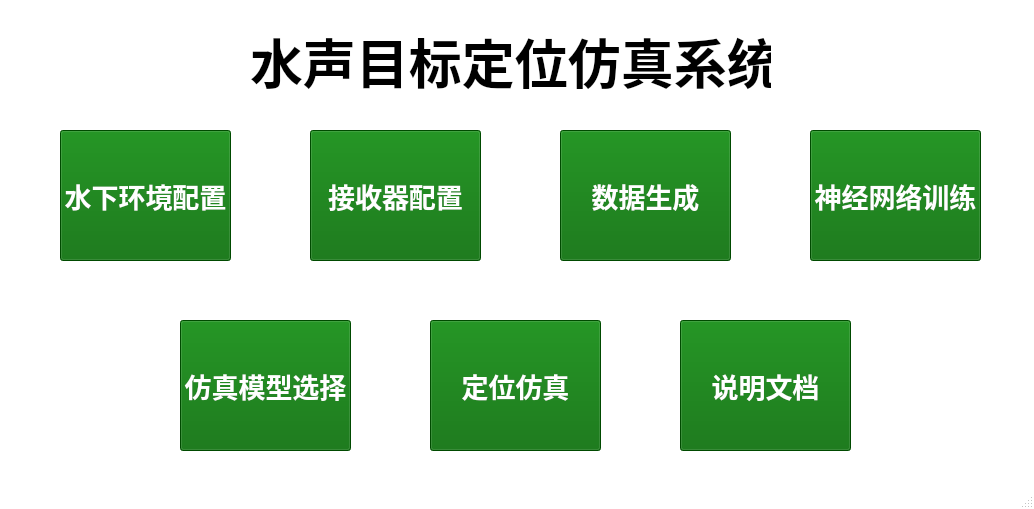
<?xml version="1.0" encoding="UTF-8"?>
<ui version="4.0">
 <class>simulation</class>
 <widget class="QMainWindow" name="simulation">
  <property name="geometry">
   <rect>
    <x>0</x>
    <y>0</y>
    <width>1034</width>
    <height>509</height>
   </rect>
  </property>
  <property name="palette">
   <palette>
    <active>
     <colorrole role="Base">
      <brush brushstyle="SolidPattern">
       <color alpha="255">
        <red>255</red>
        <green>255</green>
        <blue>255</blue>
       </color>
      </brush>
     </colorrole>
     <colorrole role="Window">
      <brush brushstyle="SolidPattern">
       <color alpha="255">
        <red>255</red>
        <green>255</green>
        <blue>255</blue>
       </color>
      </brush>
     </colorrole>
    </active>
    <inactive>
     <colorrole role="Base">
      <brush brushstyle="SolidPattern">
       <color alpha="255">
        <red>255</red>
        <green>255</green>
        <blue>255</blue>
       </color>
      </brush>
     </colorrole>
     <colorrole role="Window">
      <brush brushstyle="SolidPattern">
       <color alpha="255">
        <red>255</red>
        <green>255</green>
        <blue>255</blue>
       </color>
      </brush>
     </colorrole>
    </inactive>
    <disabled>
     <colorrole role="Base">
      <brush brushstyle="SolidPattern">
       <color alpha="255">
        <red>255</red>
        <green>255</green>
        <blue>255</blue>
       </color>
      </brush>
     </colorrole>
     <colorrole role="Window">
      <brush brushstyle="SolidPattern">
       <color alpha="255">
        <red>255</red>
        <green>255</green>
        <blue>255</blue>
       </color>
      </brush>
     </colorrole>
    </disabled>
   </palette>
  </property>
  <property name="windowTitle">
   <string>水声目标定位仿真系统</string>
  </property>
  <widget class="QWidget" name="centralwidget">
   <widget class="QPushButton" name="ImportConfigurationButton">
    <property name="geometry">
     <rect>
      <x>560</x>
      <y>130</y>
      <width>171</width>
      <height>131</height>
     </rect>
    </property>
    <property name="sizePolicy">
     <sizepolicy hsizetype="Fixed" vsizetype="Fixed">
      <horstretch>0</horstretch>
      <verstretch>0</verstretch>
     </sizepolicy>
    </property>
    <property name="palette">
     <palette>
      <active>
       <colorrole role="Button">
        <brush brushstyle="SolidPattern">
         <color alpha="255">
          <red>0</red>
          <green>104</green>
          <blue>0</blue>
         </color>
        </brush>
       </colorrole>
       <colorrole role="ButtonText">
        <brush brushstyle="SolidPattern">
         <color alpha="255">
          <red>255</red>
          <green>255</green>
          <blue>255</blue>
         </color>
        </brush>
       </colorrole>
       <colorrole role="Base">
        <brush brushstyle="SolidPattern">
         <color alpha="255">
          <red>0</red>
          <green>104</green>
          <blue>0</blue>
         </color>
        </brush>
       </colorrole>
       <colorrole role="Window">
        <brush brushstyle="SolidPattern">
         <color alpha="255">
          <red>0</red>
          <green>104</green>
          <blue>0</blue>
         </color>
        </brush>
       </colorrole>
      </active>
      <inactive>
       <colorrole role="Button">
        <brush brushstyle="SolidPattern">
         <color alpha="255">
          <red>0</red>
          <green>104</green>
          <blue>0</blue>
         </color>
        </brush>
       </colorrole>
       <colorrole role="ButtonText">
        <brush brushstyle="SolidPattern">
         <color alpha="255">
          <red>255</red>
          <green>255</green>
          <blue>255</blue>
         </color>
        </brush>
       </colorrole>
       <colorrole role="Base">
        <brush brushstyle="SolidPattern">
         <color alpha="255">
          <red>0</red>
          <green>104</green>
          <blue>0</blue>
         </color>
        </brush>
       </colorrole>
       <colorrole role="Window">
        <brush brushstyle="SolidPattern">
         <color alpha="255">
          <red>0</red>
          <green>104</green>
          <blue>0</blue>
         </color>
        </brush>
       </colorrole>
      </inactive>
      <disabled>
       <colorrole role="Button">
        <brush brushstyle="SolidPattern">
         <color alpha="255">
          <red>0</red>
          <green>104</green>
          <blue>0</blue>
         </color>
        </brush>
       </colorrole>
       <colorrole role="ButtonText">
        <brush brushstyle="SolidPattern">
         <color alpha="255">
          <red>120</red>
          <green>120</green>
          <blue>120</blue>
         </color>
        </brush>
       </colorrole>
       <colorrole role="Base">
        <brush brushstyle="SolidPattern">
         <color alpha="255">
          <red>0</red>
          <green>104</green>
          <blue>0</blue>
         </color>
        </brush>
       </colorrole>
       <colorrole role="Window">
        <brush brushstyle="SolidPattern">
         <color alpha="255">
          <red>0</red>
          <green>104</green>
          <blue>0</blue>
         </color>
        </brush>
       </colorrole>
      </disabled>
     </palette>
    </property>
    <property name="font">
     <font>
      <family>阿里巴巴普惠体</family>
      <pointsize>20</pointsize>
      <weight>75</weight>
      <bold>true</bold>
     </font>
    </property>
    <property name="styleSheet">
     <string notr="true">background-color: rgb(0, 104, 0);</string>
    </property>
    <property name="text">
     <string>数据生成</string>
    </property>
   </widget>
   <widget class="QPushButton" name="StartScriptButton">
    <property name="geometry">
     <rect>
      <x>810</x>
      <y>130</y>
      <width>171</width>
      <height>131</height>
     </rect>
    </property>
    <property name="sizePolicy">
     <sizepolicy hsizetype="Fixed" vsizetype="Fixed">
      <horstretch>0</horstretch>
      <verstretch>0</verstretch>
     </sizepolicy>
    </property>
    <property name="palette">
     <palette>
      <active>
       <colorrole role="Button">
        <brush brushstyle="SolidPattern">
         <color alpha="255">
          <red>0</red>
          <green>104</green>
          <blue>0</blue>
         </color>
        </brush>
       </colorrole>
       <colorrole role="ButtonText">
        <brush brushstyle="SolidPattern">
         <color alpha="255">
          <red>255</red>
          <green>255</green>
          <blue>255</blue>
         </color>
        </brush>
       </colorrole>
       <colorrole role="Base">
        <brush brushstyle="SolidPattern">
         <color alpha="255">
          <red>0</red>
          <green>104</green>
          <blue>0</blue>
         </color>
        </brush>
       </colorrole>
       <colorrole role="Window">
        <brush brushstyle="SolidPattern">
         <color alpha="255">
          <red>0</red>
          <green>104</green>
          <blue>0</blue>
         </color>
        </brush>
       </colorrole>
      </active>
      <inactive>
       <colorrole role="Button">
        <brush brushstyle="SolidPattern">
         <color alpha="255">
          <red>0</red>
          <green>104</green>
          <blue>0</blue>
         </color>
        </brush>
       </colorrole>
       <colorrole role="ButtonText">
        <brush brushstyle="SolidPattern">
         <color alpha="255">
          <red>255</red>
          <green>255</green>
          <blue>255</blue>
         </color>
        </brush>
       </colorrole>
       <colorrole role="Base">
        <brush brushstyle="SolidPattern">
         <color alpha="255">
          <red>0</red>
          <green>104</green>
          <blue>0</blue>
         </color>
        </brush>
       </colorrole>
       <colorrole role="Window">
        <brush brushstyle="SolidPattern">
         <color alpha="255">
          <red>0</red>
          <green>104</green>
          <blue>0</blue>
         </color>
        </brush>
       </colorrole>
      </inactive>
      <disabled>
       <colorrole role="Button">
        <brush brushstyle="SolidPattern">
         <color alpha="255">
          <red>0</red>
          <green>104</green>
          <blue>0</blue>
         </color>
        </brush>
       </colorrole>
       <colorrole role="ButtonText">
        <brush brushstyle="SolidPattern">
         <color alpha="255">
          <red>120</red>
          <green>120</green>
          <blue>120</blue>
         </color>
        </brush>
       </colorrole>
       <colorrole role="Base">
        <brush brushstyle="SolidPattern">
         <color alpha="255">
          <red>0</red>
          <green>104</green>
          <blue>0</blue>
         </color>
        </brush>
       </colorrole>
       <colorrole role="Window">
        <brush brushstyle="SolidPattern">
         <color alpha="255">
          <red>0</red>
          <green>104</green>
          <blue>0</blue>
         </color>
        </brush>
       </colorrole>
      </disabled>
     </palette>
    </property>
    <property name="font">
     <font>
      <family>阿里巴巴普惠体</family>
      <pointsize>20</pointsize>
      <weight>75</weight>
      <bold>true</bold>
     </font>
    </property>
    <property name="styleSheet">
     <string notr="true">background-color: rgb(0, 104, 0);</string>
    </property>
    <property name="text">
     <string>神经网络训练</string>
    </property>
   </widget>
   <widget class="QLabel" name="label_5">
    <property name="geometry">
     <rect>
      <x>250</x>
      <y>30</y>
      <width>521</width>
      <height>61</height>
     </rect>
    </property>
    <property name="font">
     <font>
      <family>阿里巴巴普惠体</family>
      <pointsize>40</pointsize>
      <weight>75</weight>
      <bold>true</bold>
     </font>
    </property>
    <property name="text">
     <string>水声目标定位仿真系统</string>
    </property>
   </widget>
   <widget class="QPushButton" name="StartScriptButton_2">
    <property name="geometry">
     <rect>
      <x>430</x>
      <y>320</y>
      <width>171</width>
      <height>131</height>
     </rect>
    </property>
    <property name="sizePolicy">
     <sizepolicy hsizetype="Fixed" vsizetype="Fixed">
      <horstretch>0</horstretch>
      <verstretch>0</verstretch>
     </sizepolicy>
    </property>
    <property name="palette">
     <palette>
      <active>
       <colorrole role="Button">
        <brush brushstyle="SolidPattern">
         <color alpha="255">
          <red>0</red>
          <green>104</green>
          <blue>0</blue>
         </color>
        </brush>
       </colorrole>
       <colorrole role="ButtonText">
        <brush brushstyle="SolidPattern">
         <color alpha="255">
          <red>255</red>
          <green>255</green>
          <blue>255</blue>
         </color>
        </brush>
       </colorrole>
       <colorrole role="Base">
        <brush brushstyle="SolidPattern">
         <color alpha="255">
          <red>0</red>
          <green>104</green>
          <blue>0</blue>
         </color>
        </brush>
       </colorrole>
       <colorrole role="Window">
        <brush brushstyle="SolidPattern">
         <color alpha="255">
          <red>0</red>
          <green>104</green>
          <blue>0</blue>
         </color>
        </brush>
       </colorrole>
      </active>
      <inactive>
       <colorrole role="Button">
        <brush brushstyle="SolidPattern">
         <color alpha="255">
          <red>0</red>
          <green>104</green>
          <blue>0</blue>
         </color>
        </brush>
       </colorrole>
       <colorrole role="ButtonText">
        <brush brushstyle="SolidPattern">
         <color alpha="255">
          <red>255</red>
          <green>255</green>
          <blue>255</blue>
         </color>
        </brush>
       </colorrole>
       <colorrole role="Base">
        <brush brushstyle="SolidPattern">
         <color alpha="255">
          <red>0</red>
          <green>104</green>
          <blue>0</blue>
         </color>
        </brush>
       </colorrole>
       <colorrole role="Window">
        <brush brushstyle="SolidPattern">
         <color alpha="255">
          <red>0</red>
          <green>104</green>
          <blue>0</blue>
         </color>
        </brush>
       </colorrole>
      </inactive>
      <disabled>
       <colorrole role="Button">
        <brush brushstyle="SolidPattern">
         <color alpha="255">
          <red>0</red>
          <green>104</green>
          <blue>0</blue>
         </color>
        </brush>
       </colorrole>
       <colorrole role="ButtonText">
        <brush brushstyle="SolidPattern">
         <color alpha="255">
          <red>120</red>
          <green>120</green>
          <blue>120</blue>
         </color>
        </brush>
       </colorrole>
       <colorrole role="Base">
        <brush brushstyle="SolidPattern">
         <color alpha="255">
          <red>0</red>
          <green>104</green>
          <blue>0</blue>
         </color>
        </brush>
       </colorrole>
       <colorrole role="Window">
        <brush brushstyle="SolidPattern">
         <color alpha="255">
          <red>0</red>
          <green>104</green>
          <blue>0</blue>
         </color>
        </brush>
       </colorrole>
      </disabled>
     </palette>
    </property>
    <property name="font">
     <font>
      <family>阿里巴巴普惠体</family>
      <pointsize>20</pointsize>
      <weight>75</weight>
      <bold>true</bold>
     </font>
    </property>
    <property name="styleSheet">
     <string notr="true">background-color: rgb(0, 104, 0);</string>
    </property>
    <property name="text">
     <string>定位仿真</string>
    </property>
   </widget>
   <widget class="QPushButton" name="StartScriptButton_3">
    <property name="geometry">
     <rect>
      <x>680</x>
      <y>320</y>
      <width>171</width>
      <height>131</height>
     </rect>
    </property>
    <property name="sizePolicy">
     <sizepolicy hsizetype="Fixed" vsizetype="Fixed">
      <horstretch>0</horstretch>
      <verstretch>0</verstretch>
     </sizepolicy>
    </property>
    <property name="palette">
     <palette>
      <active>
       <colorrole role="Button">
        <brush brushstyle="SolidPattern">
         <color alpha="255">
          <red>0</red>
          <green>104</green>
          <blue>0</blue>
         </color>
        </brush>
       </colorrole>
       <colorrole role="ButtonText">
        <brush brushstyle="SolidPattern">
         <color alpha="255">
          <red>255</red>
          <green>255</green>
          <blue>255</blue>
         </color>
        </brush>
       </colorrole>
       <colorrole role="Base">
        <brush brushstyle="SolidPattern">
         <color alpha="255">
          <red>0</red>
          <green>104</green>
          <blue>0</blue>
         </color>
        </brush>
       </colorrole>
       <colorrole role="Window">
        <brush brushstyle="SolidPattern">
         <color alpha="255">
          <red>0</red>
          <green>104</green>
          <blue>0</blue>
         </color>
        </brush>
       </colorrole>
      </active>
      <inactive>
       <colorrole role="Button">
        <brush brushstyle="SolidPattern">
         <color alpha="255">
          <red>0</red>
          <green>104</green>
          <blue>0</blue>
         </color>
        </brush>
       </colorrole>
       <colorrole role="ButtonText">
        <brush brushstyle="SolidPattern">
         <color alpha="255">
          <red>255</red>
          <green>255</green>
          <blue>255</blue>
         </color>
        </brush>
       </colorrole>
       <colorrole role="Base">
        <brush brushstyle="SolidPattern">
         <color alpha="255">
          <red>0</red>
          <green>104</green>
          <blue>0</blue>
         </color>
        </brush>
       </colorrole>
       <colorrole role="Window">
        <brush brushstyle="SolidPattern">
         <color alpha="255">
          <red>0</red>
          <green>104</green>
          <blue>0</blue>
         </color>
        </brush>
       </colorrole>
      </inactive>
      <disabled>
       <colorrole role="Button">
        <brush brushstyle="SolidPattern">
         <color alpha="255">
          <red>0</red>
          <green>104</green>
          <blue>0</blue>
         </color>
        </brush>
       </colorrole>
       <colorrole role="ButtonText">
        <brush brushstyle="SolidPattern">
         <color alpha="255">
          <red>120</red>
          <green>120</green>
          <blue>120</blue>
         </color>
        </brush>
       </colorrole>
       <colorrole role="Base">
        <brush brushstyle="SolidPattern">
         <color alpha="255">
          <red>0</red>
          <green>104</green>
          <blue>0</blue>
         </color>
        </brush>
       </colorrole>
       <colorrole role="Window">
        <brush brushstyle="SolidPattern">
         <color alpha="255">
          <red>0</red>
          <green>104</green>
          <blue>0</blue>
         </color>
        </brush>
       </colorrole>
      </disabled>
     </palette>
    </property>
    <property name="font">
     <font>
      <family>阿里巴巴普惠体</family>
      <pointsize>20</pointsize>
      <weight>75</weight>
      <bold>true</bold>
     </font>
    </property>
    <property name="styleSheet">
     <string notr="true">background-color: rgb(0, 104, 0);</string>
    </property>
    <property name="text">
     <string>说明文档</string>
    </property>
   </widget>
   <widget class="QPushButton" name="ImportConfigurationButton_2">
    <property name="geometry">
     <rect>
      <x>60</x>
      <y>130</y>
      <width>171</width>
      <height>131</height>
     </rect>
    </property>
    <property name="sizePolicy">
     <sizepolicy hsizetype="Fixed" vsizetype="Fixed">
      <horstretch>0</horstretch>
      <verstretch>0</verstretch>
     </sizepolicy>
    </property>
    <property name="palette">
     <palette>
      <active>
       <colorrole role="Button">
        <brush brushstyle="SolidPattern">
         <color alpha="255">
          <red>0</red>
          <green>104</green>
          <blue>0</blue>
         </color>
        </brush>
       </colorrole>
       <colorrole role="ButtonText">
        <brush brushstyle="SolidPattern">
         <color alpha="255">
          <red>255</red>
          <green>255</green>
          <blue>255</blue>
         </color>
        </brush>
       </colorrole>
       <colorrole role="Base">
        <brush brushstyle="SolidPattern">
         <color alpha="255">
          <red>0</red>
          <green>104</green>
          <blue>0</blue>
         </color>
        </brush>
       </colorrole>
       <colorrole role="Window">
        <brush brushstyle="SolidPattern">
         <color alpha="255">
          <red>0</red>
          <green>104</green>
          <blue>0</blue>
         </color>
        </brush>
       </colorrole>
      </active>
      <inactive>
       <colorrole role="Button">
        <brush brushstyle="SolidPattern">
         <color alpha="255">
          <red>0</red>
          <green>104</green>
          <blue>0</blue>
         </color>
        </brush>
       </colorrole>
       <colorrole role="ButtonText">
        <brush brushstyle="SolidPattern">
         <color alpha="255">
          <red>255</red>
          <green>255</green>
          <blue>255</blue>
         </color>
        </brush>
       </colorrole>
       <colorrole role="Base">
        <brush brushstyle="SolidPattern">
         <color alpha="255">
          <red>0</red>
          <green>104</green>
          <blue>0</blue>
         </color>
        </brush>
       </colorrole>
       <colorrole role="Window">
        <brush brushstyle="SolidPattern">
         <color alpha="255">
          <red>0</red>
          <green>104</green>
          <blue>0</blue>
         </color>
        </brush>
       </colorrole>
      </inactive>
      <disabled>
       <colorrole role="Button">
        <brush brushstyle="SolidPattern">
         <color alpha="255">
          <red>0</red>
          <green>104</green>
          <blue>0</blue>
         </color>
        </brush>
       </colorrole>
       <colorrole role="ButtonText">
        <brush brushstyle="SolidPattern">
         <color alpha="255">
          <red>120</red>
          <green>120</green>
          <blue>120</blue>
         </color>
        </brush>
       </colorrole>
       <colorrole role="Base">
        <brush brushstyle="SolidPattern">
         <color alpha="255">
          <red>0</red>
          <green>104</green>
          <blue>0</blue>
         </color>
        </brush>
       </colorrole>
       <colorrole role="Window">
        <brush brushstyle="SolidPattern">
         <color alpha="255">
          <red>0</red>
          <green>104</green>
          <blue>0</blue>
         </color>
        </brush>
       </colorrole>
      </disabled>
     </palette>
    </property>
    <property name="font">
     <font>
      <family>阿里巴巴普惠体</family>
      <pointsize>20</pointsize>
      <weight>75</weight>
      <bold>true</bold>
     </font>
    </property>
    <property name="styleSheet">
     <string notr="true">background-color: rgb(0, 104, 0);</string>
    </property>
    <property name="text">
     <string>水下环境配置</string>
    </property>
   </widget>
   <widget class="QPushButton" name="ImportConfigurationButton_3">
    <property name="geometry">
     <rect>
      <x>310</x>
      <y>130</y>
      <width>171</width>
      <height>131</height>
     </rect>
    </property>
    <property name="sizePolicy">
     <sizepolicy hsizetype="Fixed" vsizetype="Fixed">
      <horstretch>0</horstretch>
      <verstretch>0</verstretch>
     </sizepolicy>
    </property>
    <property name="palette">
     <palette>
      <active>
       <colorrole role="Button">
        <brush brushstyle="SolidPattern">
         <color alpha="255">
          <red>0</red>
          <green>104</green>
          <blue>0</blue>
         </color>
        </brush>
       </colorrole>
       <colorrole role="ButtonText">
        <brush brushstyle="SolidPattern">
         <color alpha="255">
          <red>255</red>
          <green>255</green>
          <blue>255</blue>
         </color>
        </brush>
       </colorrole>
       <colorrole role="Base">
        <brush brushstyle="SolidPattern">
         <color alpha="255">
          <red>0</red>
          <green>104</green>
          <blue>0</blue>
         </color>
        </brush>
       </colorrole>
       <colorrole role="Window">
        <brush brushstyle="SolidPattern">
         <color alpha="255">
          <red>0</red>
          <green>104</green>
          <blue>0</blue>
         </color>
        </brush>
       </colorrole>
      </active>
      <inactive>
       <colorrole role="Button">
        <brush brushstyle="SolidPattern">
         <color alpha="255">
          <red>0</red>
          <green>104</green>
          <blue>0</blue>
         </color>
        </brush>
       </colorrole>
       <colorrole role="ButtonText">
        <brush brushstyle="SolidPattern">
         <color alpha="255">
          <red>255</red>
          <green>255</green>
          <blue>255</blue>
         </color>
        </brush>
       </colorrole>
       <colorrole role="Base">
        <brush brushstyle="SolidPattern">
         <color alpha="255">
          <red>0</red>
          <green>104</green>
          <blue>0</blue>
         </color>
        </brush>
       </colorrole>
       <colorrole role="Window">
        <brush brushstyle="SolidPattern">
         <color alpha="255">
          <red>0</red>
          <green>104</green>
          <blue>0</blue>
         </color>
        </brush>
       </colorrole>
      </inactive>
      <disabled>
       <colorrole role="Button">
        <brush brushstyle="SolidPattern">
         <color alpha="255">
          <red>0</red>
          <green>104</green>
          <blue>0</blue>
         </color>
        </brush>
       </colorrole>
       <colorrole role="ButtonText">
        <brush brushstyle="SolidPattern">
         <color alpha="255">
          <red>120</red>
          <green>120</green>
          <blue>120</blue>
         </color>
        </brush>
       </colorrole>
       <colorrole role="Base">
        <brush brushstyle="SolidPattern">
         <color alpha="255">
          <red>0</red>
          <green>104</green>
          <blue>0</blue>
         </color>
        </brush>
       </colorrole>
       <colorrole role="Window">
        <brush brushstyle="SolidPattern">
         <color alpha="255">
          <red>0</red>
          <green>104</green>
          <blue>0</blue>
         </color>
        </brush>
       </colorrole>
      </disabled>
     </palette>
    </property>
    <property name="font">
     <font>
      <family>阿里巴巴普惠体</family>
      <pointsize>20</pointsize>
      <weight>75</weight>
      <bold>true</bold>
     </font>
    </property>
    <property name="styleSheet">
     <string notr="true">background-color: rgb(0, 104, 0);</string>
    </property>
    <property name="text">
     <string>接收器配置</string>
    </property>
   </widget>
   <widget class="QPushButton" name="ImportConfigurationButton_4">
    <property name="geometry">
     <rect>
      <x>180</x>
      <y>320</y>
      <width>171</width>
      <height>131</height>
     </rect>
    </property>
    <property name="sizePolicy">
     <sizepolicy hsizetype="Fixed" vsizetype="Fixed">
      <horstretch>0</horstretch>
      <verstretch>0</verstretch>
     </sizepolicy>
    </property>
    <property name="palette">
     <palette>
      <active>
       <colorrole role="Button">
        <brush brushstyle="SolidPattern">
         <color alpha="255">
          <red>0</red>
          <green>104</green>
          <blue>0</blue>
         </color>
        </brush>
       </colorrole>
       <colorrole role="ButtonText">
        <brush brushstyle="SolidPattern">
         <color alpha="255">
          <red>255</red>
          <green>255</green>
          <blue>255</blue>
         </color>
        </brush>
       </colorrole>
       <colorrole role="Base">
        <brush brushstyle="SolidPattern">
         <color alpha="255">
          <red>0</red>
          <green>104</green>
          <blue>0</blue>
         </color>
        </brush>
       </colorrole>
       <colorrole role="Window">
        <brush brushstyle="SolidPattern">
         <color alpha="255">
          <red>0</red>
          <green>104</green>
          <blue>0</blue>
         </color>
        </brush>
       </colorrole>
      </active>
      <inactive>
       <colorrole role="Button">
        <brush brushstyle="SolidPattern">
         <color alpha="255">
          <red>0</red>
          <green>104</green>
          <blue>0</blue>
         </color>
        </brush>
       </colorrole>
       <colorrole role="ButtonText">
        <brush brushstyle="SolidPattern">
         <color alpha="255">
          <red>255</red>
          <green>255</green>
          <blue>255</blue>
         </color>
        </brush>
       </colorrole>
       <colorrole role="Base">
        <brush brushstyle="SolidPattern">
         <color alpha="255">
          <red>0</red>
          <green>104</green>
          <blue>0</blue>
         </color>
        </brush>
       </colorrole>
       <colorrole role="Window">
        <brush brushstyle="SolidPattern">
         <color alpha="255">
          <red>0</red>
          <green>104</green>
          <blue>0</blue>
         </color>
        </brush>
       </colorrole>
      </inactive>
      <disabled>
       <colorrole role="Button">
        <brush brushstyle="SolidPattern">
         <color alpha="255">
          <red>0</red>
          <green>104</green>
          <blue>0</blue>
         </color>
        </brush>
       </colorrole>
       <colorrole role="ButtonText">
        <brush brushstyle="SolidPattern">
         <color alpha="255">
          <red>120</red>
          <green>120</green>
          <blue>120</blue>
         </color>
        </brush>
       </colorrole>
       <colorrole role="Base">
        <brush brushstyle="SolidPattern">
         <color alpha="255">
          <red>0</red>
          <green>104</green>
          <blue>0</blue>
         </color>
        </brush>
       </colorrole>
       <colorrole role="Window">
        <brush brushstyle="SolidPattern">
         <color alpha="255">
          <red>0</red>
          <green>104</green>
          <blue>0</blue>
         </color>
        </brush>
       </colorrole>
      </disabled>
     </palette>
    </property>
    <property name="font">
     <font>
      <family>阿里巴巴普惠体</family>
      <pointsize>20</pointsize>
      <weight>75</weight>
      <bold>true</bold>
     </font>
    </property>
    <property name="styleSheet">
     <string notr="true">background-color: rgb(0, 104, 0);</string>
    </property>
    <property name="text">
     <string>仿真模型选择</string>
    </property>
   </widget>
  </widget>
  <widget class="QMenuBar" name="menubar">
   <property name="geometry">
    <rect>
     <x>0</x>
     <y>0</y>
     <width>1034</width>
     <height>23</height>
    </rect>
   </property>
  </widget>
  <widget class="QStatusBar" name="statusbar"/>
 </widget>
 <resources/>
 <connections/>
</ui>
